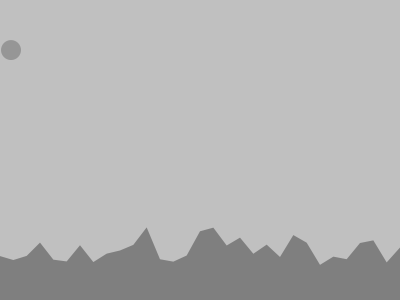
Frame 1 (no input)
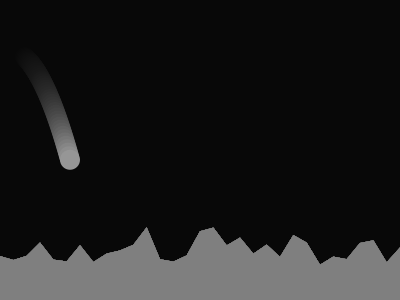
Frame 60 (the mouse pressed at the canvas centre just before this capture)
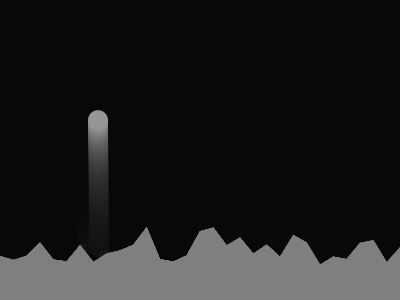
Frame 120 (the mouse held since frame 60 and released just before this capture)

The Processing sketch that drew these frames (run headless with seeded random() and noise(); from frame 60 on, the mouse is pressed at the canvas centre):

// Processing sketch: processing_19901
// ── processing_19901.pde

// All Examples Written by Caseyz Reas and Ben Fry
// unless otherwise stated.
Orb orb;
Vect2D velocity;
float gravity = .06, damping = 0.9;
int segments = 30;
Ground[] ground = new Ground[segments];
float[] peakHeights = new float[segments+1];

void setup(){
  size(400,300);
  frameRate(30);
  //smooth();
  orb = new Orb(10, 50, 10);
  velocity = new Vect2D(1, 0);

  // calculate ground peak heights 
  for (int i=0; i<peakHeights.length; i++){
    peakHeights[i] = random(height-40, height-30)-random(0,1)*40;
  }

  /* float value required for segment width (segs)
   calculations so the ground spans the entire 
   display window, regardless of segment number. */
  float segs = segments;
  for (int i=0; i<segments; i++){
    ground[i]  = new Ground(width/segs*i, peakHeights[i],
    width/segs*(i+1), peakHeights[i+1]);
  }
}


void draw(){
  // background
  noStroke();
  fill(0, 15);
  rect(0, 0, width, height);

  // move orb
  orb.x += velocity.vx;
  velocity.vy += gravity;
  orb.y += velocity.vy;

  // draw ground
  fill(127);
  beginShape();
  for (int i=0; i<segments; i++){
    vertex(ground[i].x1, ground[i].y1);
    vertex(ground[i].x2, ground[i].y2);
  }
  vertex(ground[segments-1].x2, height);
  vertex(ground[0].x1, height);
  endShape(CLOSE);

  // draw orb
  noStroke();
  fill(150);
  ellipse(orb.x, orb.y, orb.r*2, orb.r*2);

  // collision detection
  checkWallCollision();
  //velocity.x=5;
  for (int i=0; i<segments; i++){
    checkGroundCollision(ground[i]);
  }

}


void checkWallCollision(){
  if (orb.x > width-orb.r){
    orb.x = width-orb.r;
    velocity.vx *= -1;
    velocity.vx *= damping;
  } 
  else if (orb.x < orb.r){
    orb.x = orb.r;
    velocity.vx *= -1;
    velocity.vx *= damping;
  }
}


void checkGroundCollision(Ground groundSegment) {

  // get difference between orb and ground
  float deltaX = orb.x - groundSegment.x;
  float deltaY = orb.y - groundSegment.y;

  // precalculate trig values
  float cosine = cos(groundSegment.rot);
  float sine = sin(groundSegment.rot);
   float l = groundSegment.len;
   float l2 = groundSegment.x2-groundSegment.x1;
  /* rotate ground and velocity to allow 
   orthogonal collision calculations */
  float groundXTemp = cosine * deltaX + sine * deltaY;
  float groundYTemp = cosine * deltaY - sine * deltaX;
  float velocityXTemp = cosine * velocity.vx + sine * velocity.vy;
  float velocityYTemp = cosine * velocity.vy - sine * velocity.vx;

  /* ground collision - check for surface 
   collision and also that orb is within 
   left/rights bounds of ground segment */
  if (groundYTemp > -orb.r && groundYTemp < orb.r &&
    groundXTemp>-l/2 &&
    groundXTemp<l/2 ){
    // keep orb from going into ground
    groundYTemp = -orb.r;
    // bounce and slow down orb
    velocityYTemp *= -1.0;
    velocityYTemp *= damping;
     //groundSegment.y += 1.0;
     //groundSegment.y1 += 1.0;
     //groundSegment.y2 += 1.0;
      noStroke();
      fill(255);
      ellipse(groundSegment.x+groundXTemp*l2/l, groundSegment.y+groundSegment.rot*groundXTemp, orb.r, orb.r);
  }

  // reset ground, velocity and orb
  deltaX = cosine * groundXTemp - sine * groundYTemp;
  deltaY = cosine * groundYTemp + sine * groundXTemp;
  velocity.vx = cosine * velocityXTemp - sine * velocityYTemp;
  velocity.vy = cosine * velocityYTemp + sine * velocityXTemp;
  orb.x = groundSegment.x + deltaX;
  orb.y = groundSegment.y + deltaY;
}


class Ground {
  float x1, y1, x2, y2;  
  float x, y, len, rot;

  // default constructor
  Ground(){
  }

  // constructor
  Ground(float x1, float y1, float x2, float y2) {
    this.x1 = x1;
    this.y1 = y1;
    this.x2 = x2;
    this.y2 = y2;
    x = (x1+x2)/2;
    y = (y1+y2)/2;
    len = dist(x1, y1, x2, y2);
    rot = atan2((y2-y1), (x2-x1));
  }
}


class Orb{
  float x, y, r;

  // default constructor
  Orb() {
  }

  Orb(float x, float y, float r) {
    this.x = x;
    this.y = y;
    this.r = r;
  }
}

class Vect2D{
  float vx, vy;

  // default constructor
  Vect2D() {
  }

  Vect2D(float vx, float vy) {
    this.vx = vx;
    this.vy = vy;
  }
}


                
                
